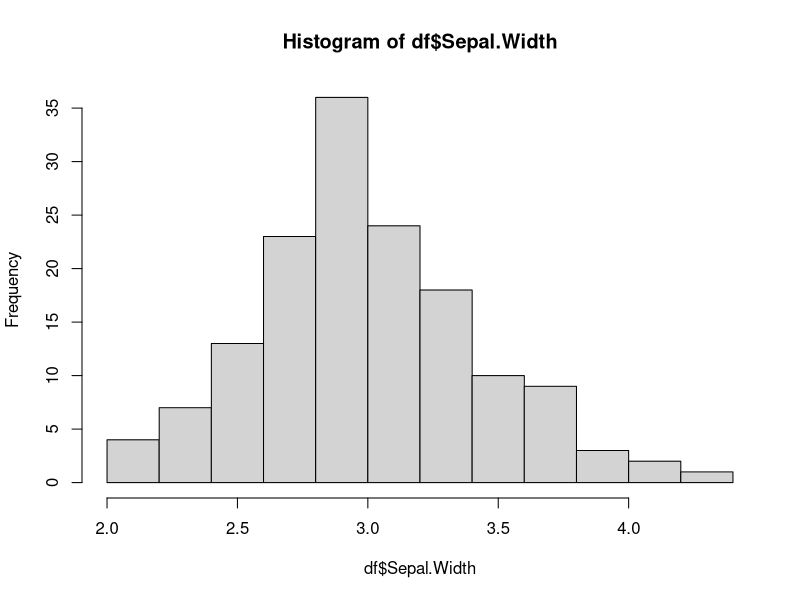
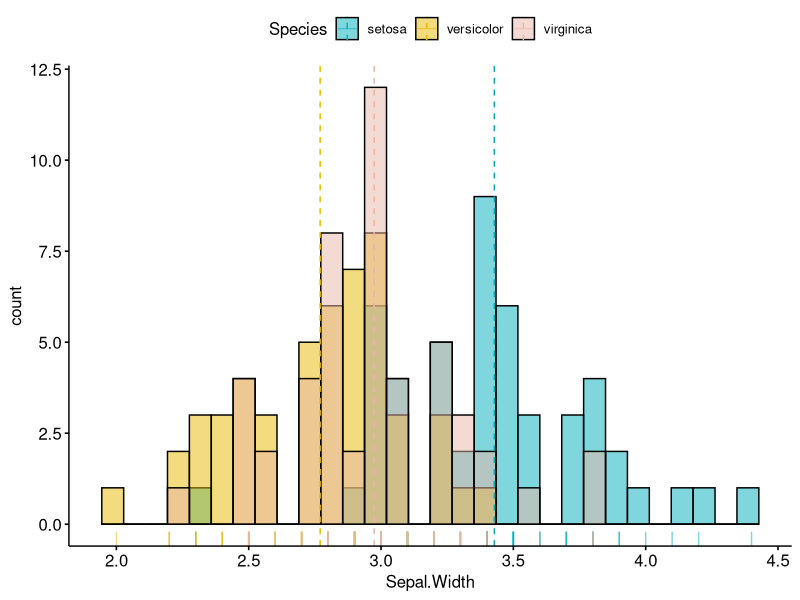
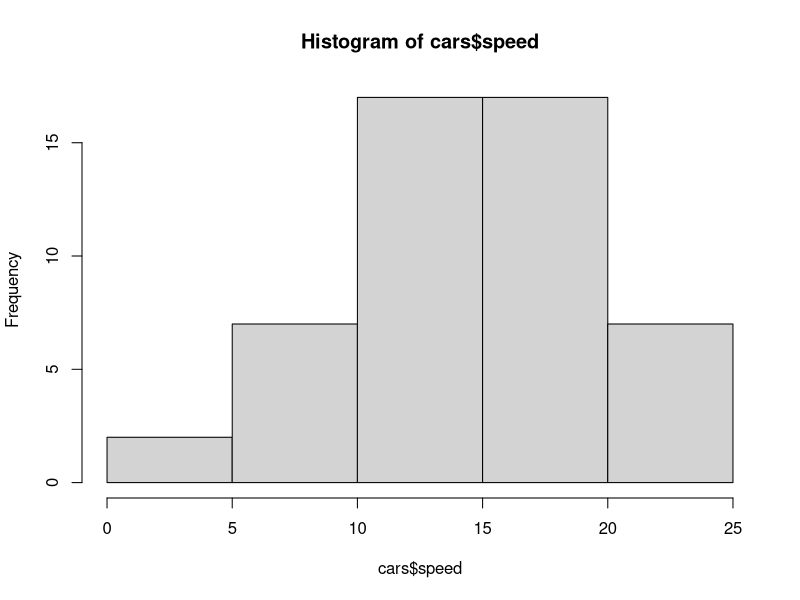

Source code (R) for these figures, in order:
## ---- chunk 1
# Here is an example, let's take the iris dataframe and call it df
# Copy this code to a chunk in your R Markdown document
# To create a new chunk, place your cursor in a text area and then hit CTRL-ALT-I

df <- iris

# let's look at the top few rows

head(df)


## ---- chunk 2
# A plain histogram
hist(df$Sepal.Width) 

## ---- chunk 3
# Now a prettier one using the ggpubr package
# if you haven't installed it copy and paste install.package("ggpubr") in the console and hit enter

library(ggpubr) 
gghistogram(
  df, x = "Sepal.Width", 
  add = "mean", rug = TRUE,
  fill = "Species", palette = c("#00AFBB", "#E7B800", "#E7B6a6")
  )

## ---- chunk 4
# Notice I placed a hashtag here so that R will ignore this text
# Try copy pasting this code into a code chunk in your Markdown document.

hist(cars$speed)


